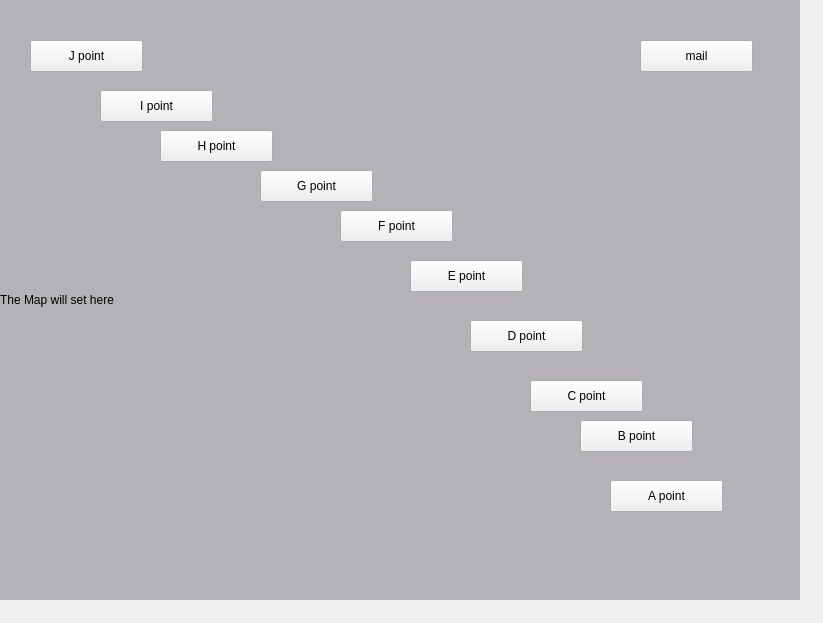
<?xml version="1.0" encoding="UTF-8"?>
<ui version="4.0">
 <class>MainWindow</class>
 <widget class="QMainWindow" name="MainWindow">
  <property name="geometry">
   <rect>
    <x>0</x>
    <y>0</y>
    <width>823</width>
    <height>623</height>
   </rect>
  </property>
  <property name="windowTitle">
   <string>MainWindow</string>
  </property>
  <widget class="QWidget" name="centralwidget">
   <widget class="QWidget" name="widget" native="true">
    <property name="geometry">
     <rect>
      <x>0</x>
      <y>0</y>
      <width>800</width>
      <height>600</height>
     </rect>
    </property>
    <widget class="QLabel" name="mapPic">
     <property name="geometry">
      <rect>
       <x>0</x>
       <y>0</y>
       <width>800</width>
       <height>600</height>
      </rect>
     </property>
     <property name="styleSheet">
      <string notr="true">background-color: rgb(180, 178, 182);</string>
     </property>
     <property name="text">
      <string>The Map will set here</string>
     </property>
    </widget>
    <widget class="QPushButton" name="mailButton">
     <property name="geometry">
      <rect>
       <x>640</x>
       <y>40</y>
       <width>113</width>
       <height>32</height>
      </rect>
     </property>
     <property name="text">
      <string>mail</string>
     </property>
    </widget>
    <widget class="QPushButton" name="aPoint">
     <property name="geometry">
      <rect>
       <x>610</x>
       <y>480</y>
       <width>113</width>
       <height>32</height>
      </rect>
     </property>
     <property name="text">
      <string>A point</string>
     </property>
    </widget>
    <widget class="QPushButton" name="bPoint">
     <property name="geometry">
      <rect>
       <x>580</x>
       <y>420</y>
       <width>113</width>
       <height>32</height>
      </rect>
     </property>
     <property name="text">
      <string>B point</string>
     </property>
    </widget>
    <widget class="QPushButton" name="cPoint">
     <property name="geometry">
      <rect>
       <x>530</x>
       <y>380</y>
       <width>113</width>
       <height>32</height>
      </rect>
     </property>
     <property name="text">
      <string>C point</string>
     </property>
    </widget>
    <widget class="QPushButton" name="dPoint">
     <property name="geometry">
      <rect>
       <x>470</x>
       <y>320</y>
       <width>113</width>
       <height>32</height>
      </rect>
     </property>
     <property name="text">
      <string>D point</string>
     </property>
    </widget>
    <widget class="QPushButton" name="ePoint">
     <property name="geometry">
      <rect>
       <x>410</x>
       <y>260</y>
       <width>113</width>
       <height>32</height>
      </rect>
     </property>
     <property name="text">
      <string>E point</string>
     </property>
    </widget>
    <widget class="QPushButton" name="fPoint">
     <property name="geometry">
      <rect>
       <x>340</x>
       <y>210</y>
       <width>113</width>
       <height>32</height>
      </rect>
     </property>
     <property name="text">
      <string>F point</string>
     </property>
    </widget>
    <widget class="QPushButton" name="gPoint">
     <property name="geometry">
      <rect>
       <x>260</x>
       <y>170</y>
       <width>113</width>
       <height>32</height>
      </rect>
     </property>
     <property name="text">
      <string>G point</string>
     </property>
    </widget>
    <widget class="QPushButton" name="iPoint">
     <property name="geometry">
      <rect>
       <x>100</x>
       <y>90</y>
       <width>113</width>
       <height>32</height>
      </rect>
     </property>
     <property name="text">
      <string>I point</string>
     </property>
    </widget>
    <widget class="QPushButton" name="jPoint">
     <property name="geometry">
      <rect>
       <x>30</x>
       <y>40</y>
       <width>113</width>
       <height>32</height>
      </rect>
     </property>
     <property name="text">
      <string>J point</string>
     </property>
    </widget>
    <widget class="QPushButton" name="hPoint">
     <property name="geometry">
      <rect>
       <x>160</x>
       <y>130</y>
       <width>113</width>
       <height>32</height>
      </rect>
     </property>
     <property name="text">
      <string>H point</string>
     </property>
    </widget>
   </widget>
  </widget>
 </widget>
 <resources/>
 <connections/>
</ui>
